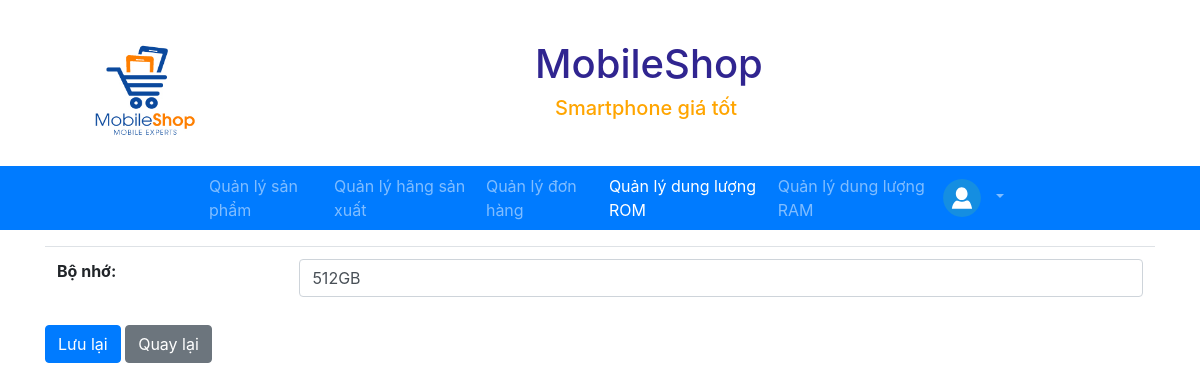
Before: /staff/update-rom/5 (signed in) with the older database file.
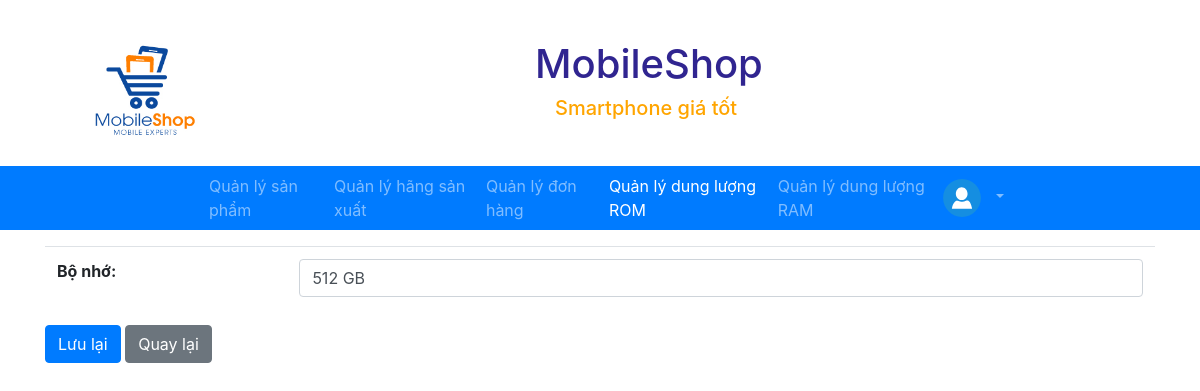
After: the same page with the newer database file.
### app/models.py (models this page shows, shortened)
class ROM(models.Model):
    value_rom = models.CharField(max_length=10, unique=True, verbose_name='Bộ nhớ')

### app/views_staff.py (the view)
# urls.py: path('staff/update-rom/<pk>', RomUpdateView.as_view(), name='update-rom'),
@method_decorator(login_required, name='dispatch')
class RomUpdateView(UpdateView):
    model = ROM
    fields = '__all__'
    template_name = 'staff/Rom/form.html'
    success_url = '/staff/list-rom'

### app/templates/staff/Rom/form.html (shortened to what this page needs)
{% extends 'staff/base.html'%}
{% block navbar %}
{% with page=3 %}
{{block.super}}
{% endwith %}
{% endblock %}
{% block content %}
<div class="container pt-3">
    <form method="POST" novalidate>{%csrf_token %}
        <table class="table table-form">
            {{form}}
        </table>
        <button type="submit" class="btn btn-primary">Lưu lại</button>
        <a class="btn btn-secondary" href="{% url 'list-rom'%}">Quay lại</a>
    </form>
</div>
{% endblock %}

Changed rows visible on the page:
changed ROM: value_rom "512GB" → "512 GB"
